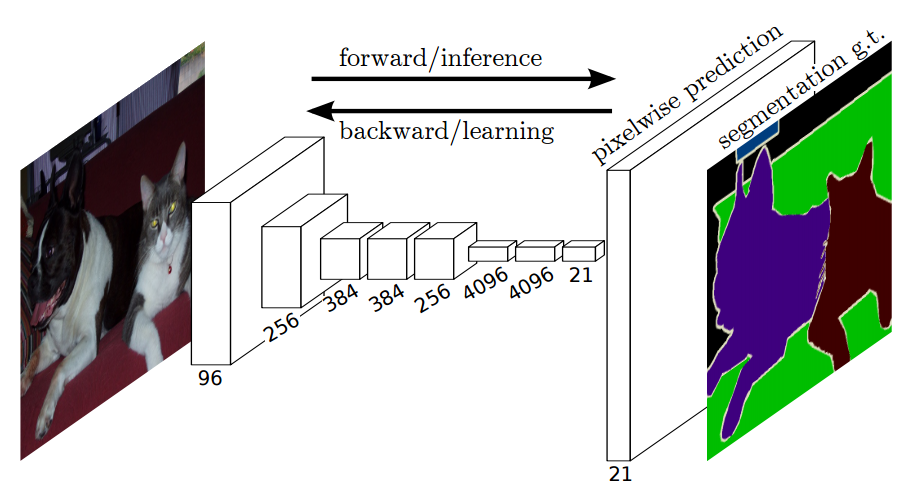
#> input picture examples/fcn.png, 911 x 491 px
$ python -i cityscapes_helper.py   (imports and definitions only)   (older library calls are emulated)
#> lines starting #> are read from the running program, lines starting #| are printed output that depends on the picture
import cv2
from collections import namedtuple
import random
import numpy as np
import os.path
import scipy.misc
import os
from glob import glob
from sklearn.utils import shuffle
import random
import time

# [154 lines left out: functions get_label_info, get_data, one_hot_it, not called in this run]


def reverse_one_hot(image):
    x = np.argmax(image, axis=-1)
    return x


# [6 lines left out: function colour_code_segmentation, not called in this run]


def load_image(path):
    image = cv2.cvtColor(cv2.imread(path, -1), cv2.COLOR_BGR2RGB)
    return image


def load_annotation(path):
    image = cv2.imread(path, -1)
    return image


# [23 lines left out: functions flip_image, random_crop, not called in this run]


def random_shadow(image):
    """
    Generates and adds random shadow
    """
    rand_width_scal_1 = np.random.rand()
    IMAGE_HEIGHT, IMAGE_WIDTH, _ = image.shape
    x1, y1 = IMAGE_WIDTH * rand_width_scal_1, 0
    rand_width_scal_2 = np.random.rand()
    x2, y2 = IMAGE_WIDTH * rand_width_scal_2, IMAGE_HEIGHT
    xn, yn = np.mgrid[0:IMAGE_HEIGHT, 0:IMAGE_WIDTH]
    mask = np.zeros_like(image[:, :, 1])
    mask[(yn - y1) * (x2 - x1) - (y2 - y1) * (xn - x1) > 0] = 1

    cond = mask == np.random.randint(2)
    s_ratio = np.random.uniform(low=0.2, high=0.5)

    hls = cv2.cvtColor(image, cv2.COLOR_RGB2HLS)
    hls[:, :, 1][cond] = hls[:, :, 1][cond] * s_ratio
    return cv2.cvtColor(hls, cv2.COLOR_HLS2RGB)

# [19 lines left out: functions random_brightness, rotation, not called in this run]

def brightness(image, bright_0_1):
            factor = 1.0 + random.uniform(-1.0*bright_0_1, bright_0_1)
            table = np.array([((i / 255.0) * factor) * 255 for i in np.arange(0, 256)]).astype(np.uint8)
            image = cv2.LUT(image, table)
            return image


def data_augmentation(input_image, output_image):

    if random.randint(0, 1):
        input_image = brightness(input_image, 0.5)

    if random.randint(0, 1):
        input_image = random_shadow(input_image)


    return input_image, output_image


# [95 lines left out: functions gen_batch_function, pipeline_final, process, gen_test_output, save_inference_samples, not called in this run]

>>> import cv2
>>> picture = cv2.imread('examples/fcn.png')
#> picture is the input picture: shape (491, 911, 3); mean B, G, R 200.9, 202.5, 200.8
>>> result = data_augmentation(picture, 'out.png')
#> in brightness, `image = cv2.LUT(image, table)`:
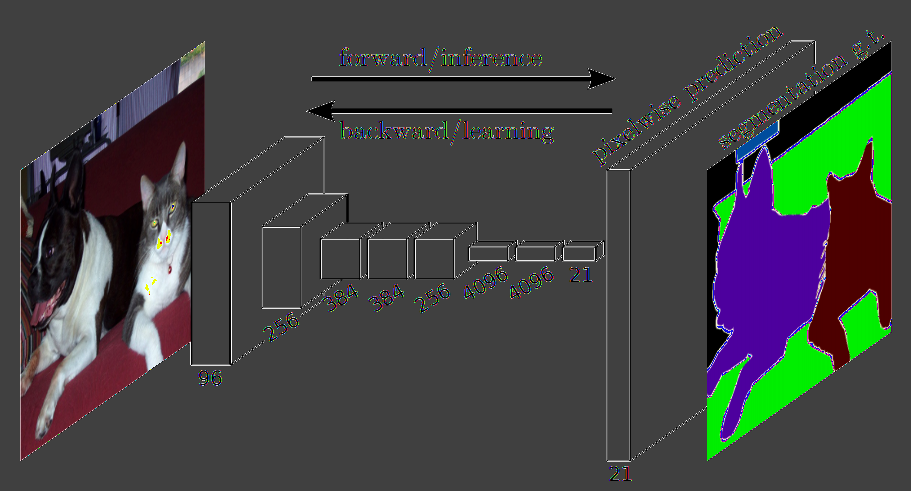
#> image: shape (491, 911, 3); mean of channels 0, 1, 2 66.1, 67.2, 65.4; drawn as B, G, R
#> in random_shadow, `hls = cv2.cvtColor(image, cv2.COLOR_RGB2HLS)`: hls: shape (491, 911, 3); mean of channels 0, 1, 2 25.2, 68.3, 39.9
#> in random_shadow, `hls[:, :, 1][cond] = hls[:, :, 1][cond] * s_ratio`: hls: shape (491, 911, 3); mean of channels 0, 1, 2 25.2, 30.9, 39.9
#> in random_shadow, `return cv2.cvtColor(hls, cv2.COLOR_HLS2RGB)`:
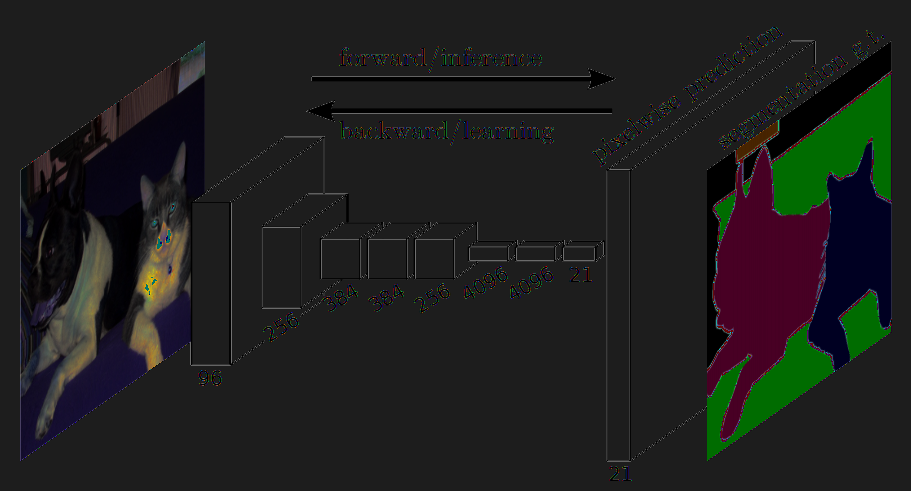
#> returned value: shape (491, 911, 3); mean R, G, B 30.1, 30.6, 29.4
